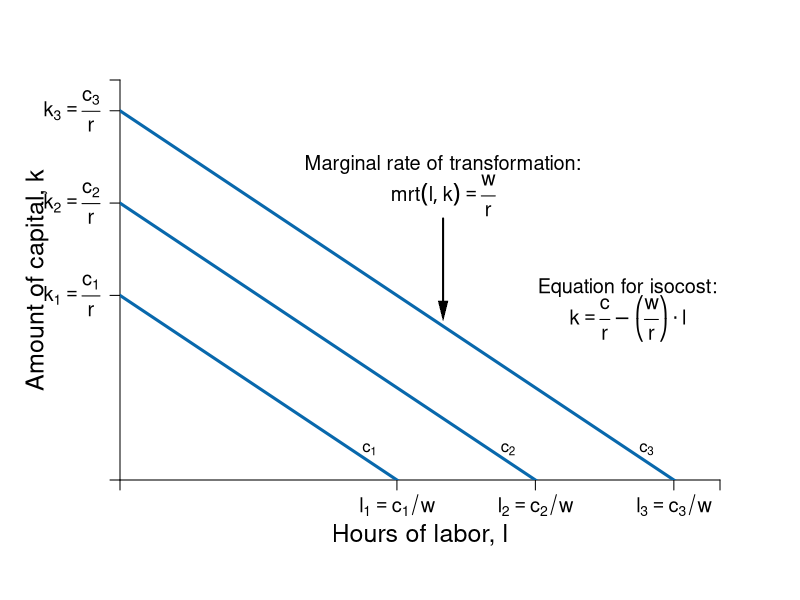

Reproduce this figure in R.
require(shape)
pdf(file = "bfh-textbook/firmmarketsupply/isocost_map.pdf", width = 9, height = 7)

#Set parameters for graphics
axislabelsize <- 1.5
labelsize <- 1.2
graphlinewidth <- 3
segmentlinewidth <- 2

COL <- c("#7fc97f", "#beaed4", "#fdc086", "#ffff99", "#386cb0", "#f0027f", "#bf5b17", "#666666")
COLA <- c("#99d8c9","#66c2a4","#41ae76", "#238b45", "#005824")
COLB <- c("#4eb3d3", "#2b8cbe", "#0868ac","#084081")

#Edited the margins to cater for the larger LHS labels
par(mar =  c(6, 6, 4, 4))

isocost <- function(l, c = 10, w = 1, r = 1) {
  c - (w/r)*l
}


isoquant <- function(l, alpha = 0.5, x = 5) {
  (x / l^alpha)^(1/(1 - alpha))
}


xlims <- c(0, 13)
ylims <- c(0, 13)

npts <- 501 
x <- seq(xlims[1], xlims[2], length.out = npts)
y <- seq(ylims[1], ylims[2], length.out = npts) 
a <- c(13, 16.75, 19.25)

plot(0, 0, xlim = xlims, ylim = ylims, type = "n",
     xlab = expression(paste("")),
     ylab = expression(paste("")), 
     xaxt = "n", 
     yaxt = "n", 
     cex.lab = axislabelsize, 
     bty = "n",
     xaxs="i", 
     yaxs="i")

# ticksy <- seq(from = ylims[1], to = ylims[2], by = 1)
# ylabels <- seq(from = ylims[1], to = ylims[2], by = 1)
# ticksx <- seq(from = xlims[1], to = xlims[2], by = 1)
# xlabels <- seq(from = xlims[1], to = xlims[2], by = 1)
ticksy <- c(0, 6, 9, 12, ylims[2])
ylabels <- c(NA, expression(paste(k[1]==frac(c[1], r))), expression(paste(k[2]==frac(c[2], r))), expression(paste(k[3]==frac(c[3], r))), NA)
ticksx <- c(0, 6, 9, 12, xlims[2])
xlabels <- c(NA, expression(paste(l[1]==c[1]/w)), expression(paste(l[2])==c[2]/w), expression(paste(l[3]==c[3]/w)), NA)




axis(1, at = ticksx, pos = 0, labels = xlabels, cex.axis = labelsize)
axis(2, at = ticksy, pos = 0, labels = ylabels, las = 1, cex.axis = labelsize)

npts <- 500 
xx1 <- seq(xlims[1], xlims[2], length.out = npts)

#lines(xx1, bcA(xx1, w = 10, p = 1.5), col = COLB[3], lwd = graphlinewidth)
lines(xx1, isocost(xx1, c = 6, w = 1, r = 1), col = COLB[3], lwd = graphlinewidth)
lines(xx1, isocost(xx1, c = 9, w = 1, r = 1), col = COLB[3], lwd = graphlinewidth)
lines(xx1, isocost(xx1, c = 12, w = 1, r = 1), col = COLB[3], lwd = graphlinewidth)
#lines(xx1, isoquant(xx1, x = 5, alpha = 0.5), col = COLA[3], lwd = graphlinewidth)


#Label the axes
mtext(expression(paste("Hours of labor, ", l)), side=1, line = 2.5, cex = axislabelsize)
text(-1.8, 0.5*ylims[2], expression(paste("Amount of capital, ", k)), xpd = TRUE, cex = axislabelsize, srt = 90) 

#Label the isoquant curve
# text(11.25, 3.15, expression("isoquant"), cex = labelsize)
# text(11.25, 2.65, expression(paste(x == bar(x))), cex = labelsize)

#Label the price lines
text(5.4, 1, expression(paste(c[1])))
#text(8, 1.3, expression(paste(p[x] == 1)))
text(8.4, 1, expression(paste(c[2])))
#text(11.3, 3.7, expression(paste(p[x] == 0.5)))
text(11.4, 1, expression(paste(c[3])))
#text(11.3, 6.5, expression(paste(p[x] == 0.25)))

#Add the offer curve (superimposed on the indifference curves tangent to the price lines)
#xx2 <- seq(2, xlims[2], length.out = npts)
#lines(xx2, offerCurve(xx2, w = 10, rmax = 2, xmax = 12), col = COL[3], lwd = graphlinewidth)

#Annotate points on offer curve mrs = p for each of p = 1, 0.5, 0.25
#Where mrs = 2 - (1/6)*x

#Label a
# segments(2.68, 0, 2.68, isoquant(l = 2.68), lty = 2, col = "gray" , lwd = segmentlinewidth)
# segments(0, isoquant(l = 2.68) , 2.68, isoquant(l = 2.68), lty = 2, col = "gray" , lwd = segmentlinewidth)
# points(2.68, isoquant(l = 2.68), pch = 16, col = "black", cex = 1.5)
# text(2.68 + 0.25, isoquant(l = 2.68) + 0.25, expression(paste(a)), cex = labelsize)

#Label b
# segments(9.35, 0, 9.35, isoquant(9.35), lty = 2, col = "gray" , lwd = segmentlinewidth)
# segments(0, isoquant(l = 9.35) , 9.35, isoquant(l = 9.35), lty = 2, col = "gray" , lwd = segmentlinewidth)
# points(9.35, isoquant(l = 9.35), pch = 16, col = "black", cex = 1.5)
# text(9.35 + 0.25, isoquant(l = 9.35) + 0.25, expression(paste(b)), cex = labelsize)


#Label i
# segments(0, 5, 5, 5, lty = 2, col = "gray" , lwd = segmentlinewidth)
# segments(5, 0, 5, 5, lty = 2, col = "gray" , lwd = segmentlinewidth)
# points(5, 5, pch = 16, col = "black", cex = 1.5)
# text(5.25, 5.25, expression(paste(i)), cex = labelsize)

#Add mrs = mrt at i
text(7, 10.25, expression(paste("Marginal rate of transformation:")), cex = labelsize)
text(7, 9.25, expression(paste(mrt(l,k)== frac(w,r))), cex = labelsize)
Arrows(7, 8.5, 7, 5.5, col = "black", lty = 1, lwd = 2, arr.type = "triangle", arr.lwd = 0.5)


text(11, 6.25, expression(paste("Equation for isocost:")), cex = labelsize)
text(11, 5.25, expression(paste(k == frac(c,r) - bgroup("(",frac(w,r),")")%.%l)), cex = labelsize)
#Arrows(7, 8.5, 7, 5.5, col = "black", lty = 1, lwd = 2, arr.type = "triangle", arr.lwd = 0.5)



#text(9, 5.9, expression(paste(b)), cex = labelsize)
#text(10.5, 7.775, expression(paste(c)), cex = labelsize)

dev.off()
